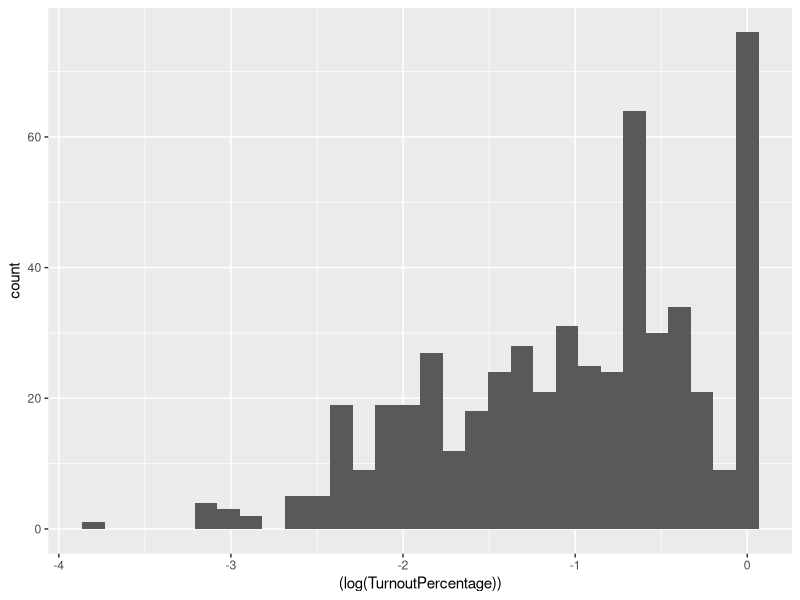
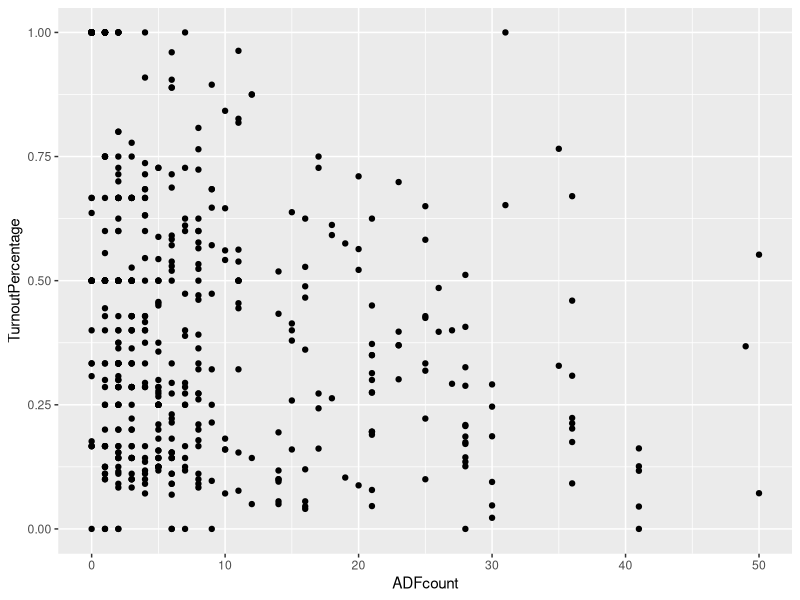
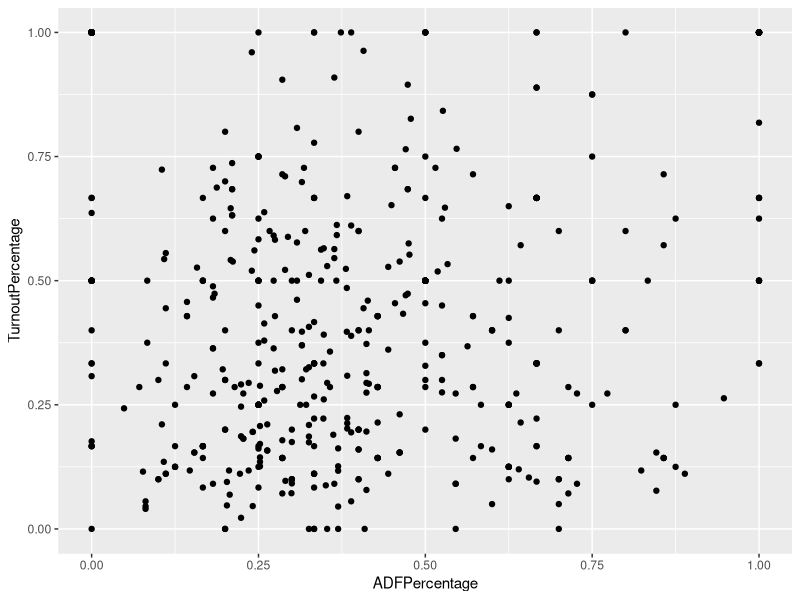
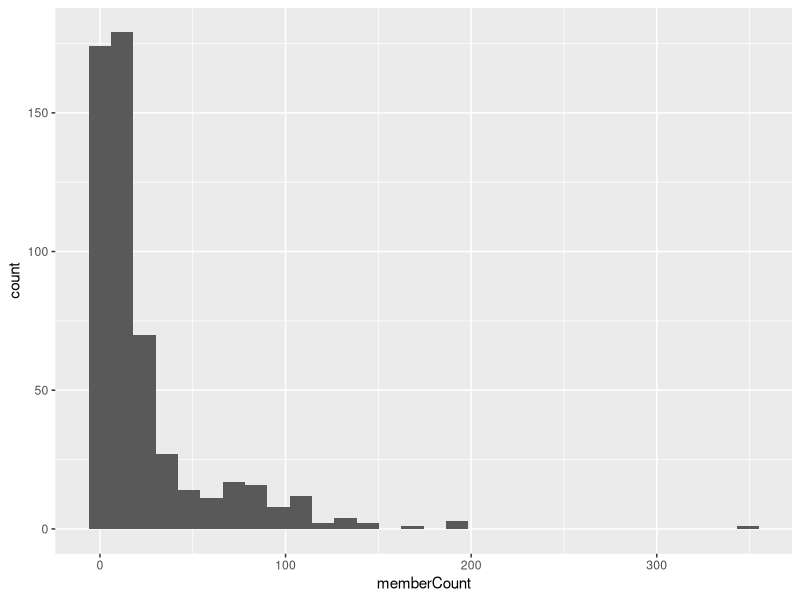
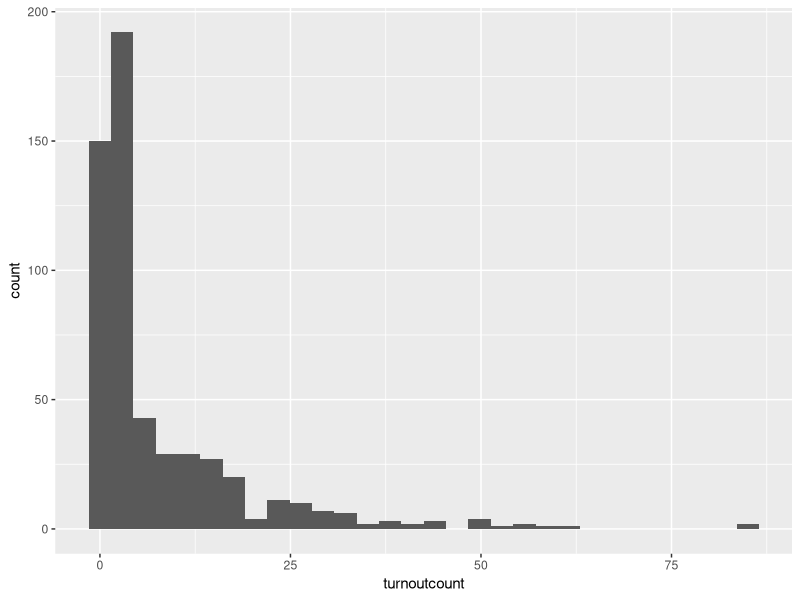
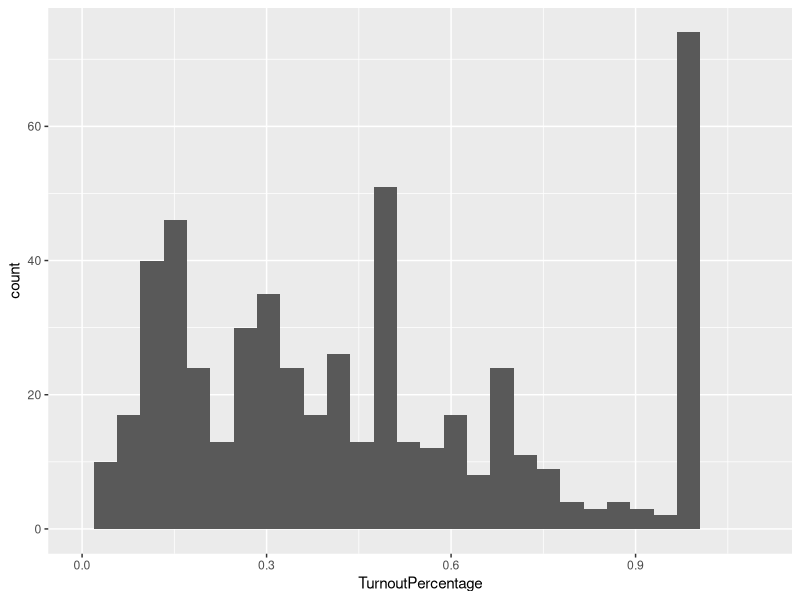
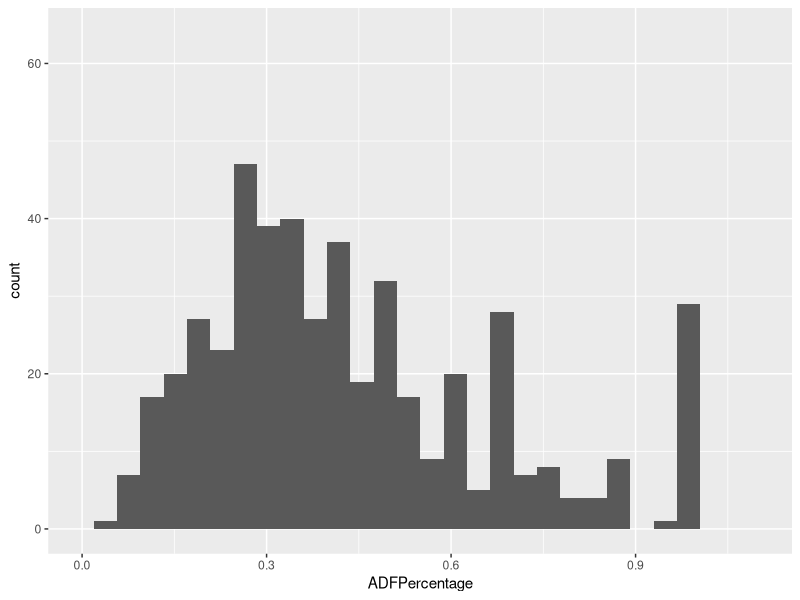
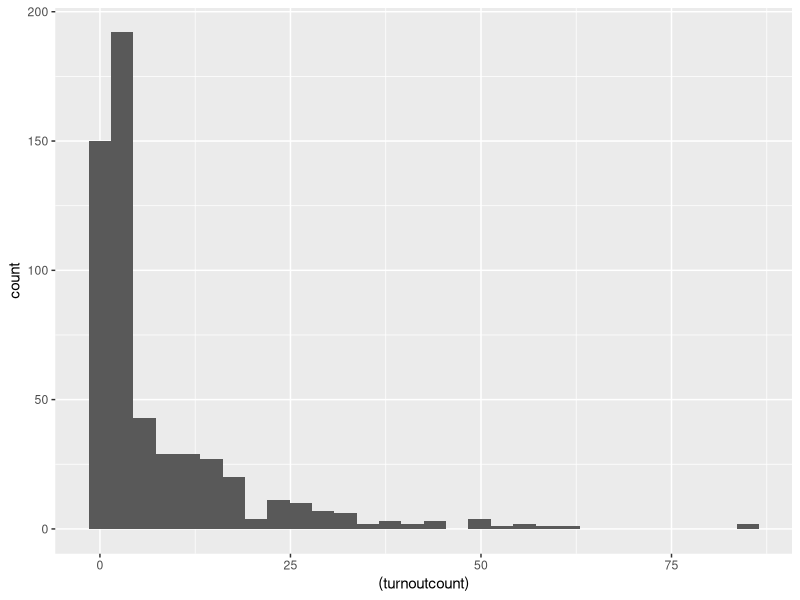

These figures' R source, in order: (Note: this script raises an error after producing the figures.)
## ---- chunk 1
library(tidyverse)
library(lubridate)
library(dplyr)
library(Hmisc)
## ---- chunk 2
# load data
WorksiteMeetings <- read.csv("WorksiteMeetings.csv") 
## ---- chunk 3
glimpse(WorksiteMeetings)
## ---- chunk 4
summary(WorksiteMeetings)
## ---- chunk 5
WorksiteMeetings$datecreated <- mdy(WorksiteMeetings$datecreated)
## ---- chunk 6
WorksiteMeetings$memberCount <- as.numeric(WorksiteMeetings$memberCount)
WorksiteMeetings$ADFcount <- as.numeric(WorksiteMeetings$ADFcount)
WorksiteMeetings$turnoutcount <- as.numeric(WorksiteMeetings$turnoutcount)
## ---- chunk 7
WorksiteMeetings$ADFcount <- WorksiteMeetings$ADFcount %>% replace(is.na(.), 0)

## ---- chunk 8
WorksiteMeetings$ADFPercentage <- (WorksiteMeetings$ADFcount / WorksiteMeetings$memberCount)
WorksiteMeetings$TurnoutPercentage <- (WorksiteMeetings$turnoutcount / WorksiteMeetings$memberCount)
## ---- chunk 9
WorksiteMeetings$TurnoutPercentage <-replace(WorksiteMeetings$TurnoutPercentage, WorksiteMeetings$TurnoutPercentage>1, 1) 

## ---- chunk 10
WorksiteMeetings <- WorksiteMeetings %>%  filter(divisionName !='NY Security')
## ---- chunk 11
t <- sort(table(WorksiteMeetings$v3accountid), decreasing = TRUE)
## ---- chunk 12
describe(t)
## ---- chunk 13
table(WorksiteMeetings$divisionName)
## ---- chunk 14
sort(table(WorksiteMeetings$v3fieldrepname),decreasing = TRUE)
## ---- chunk 15
table(WorksiteMeetings$v3fieldrepname,WorksiteMeetings$divisionName)
## ---- chunk 16
summary(WorksiteMeetings$memberCount)
## ---- chunk 17
summary(WorksiteMeetings$ADFPercentage)
## ---- chunk 18
ggplot(WorksiteMeetings, aes(x=(log(TurnoutPercentage)))) + geom_histogram()
## ---- chunk 19
ggplot(WorksiteMeetings, aes(x=ADFcount,y=TurnoutPercentage)) + geom_point()
## ---- chunk 20
ggplot(WorksiteMeetings, aes(x=ADFPercentage,y=TurnoutPercentage)) + geom_point()
## ---- chunk 21
ggplot(WorksiteMeetings, aes(x=memberCount)) + geom_histogram()
## ---- chunk 22
describe(WorksiteMeetings$turnoutcount)
## ---- chunk 23
ggplot(WorksiteMeetings, aes(x=turnoutcount)) + geom_histogram()
## ---- chunk 24
ggplot(WorksiteMeetings, aes(x=TurnoutPercentage)) + geom_histogram(bins=30) +xlim(0,1.1)
## ---- chunk 25
ggplot(WorksiteMeetings, aes(x=ADFPercentage)) + geom_histogram() +xlim(0,1.1)
## ---- chunk 26
ggplot(WorksiteMeetings, aes(x=(turnoutcount))) + geom_histogram()
## ---- chunk 27
summary(WorksiteMeetings$ADFcount)
## ---- chunk 28
ggplot(WorksiteMeetings, aes(x=ADFcount)) + geom_histogram()
## ---- chunk 29
ggplot(WorksiteMeetings, aes(x=ADFcount)) + geom_histogram()
## ---- chunk 30
ggplot(WorksiteMeetings, aes(x=datecreated)) + geom_histogram()
## ---- chunk 31


turnout_count <- lm(turnoutcount ~ divisionName + memberCount + ADFcount, data = WorksiteMeetings)


summary(turnout_count)
## ---- chunk 32
ggplot(data = turnout_count, aes(x = .fitted, y = .resid)) +
  geom_point() +
  geom_hline(yintercept = 0, linetype = "dashed") +
  xlab("Fitted values") +
  ylab("Residuals")
## ---- chunk 33
ggplot(data = turnout_count, aes(sample = .resid)) +
  stat_qq() +
  stat_qq_line()
## ---- chunk 34
TESTING <- na.omit(WorksiteMeetings)
TESTING
## ---- chunk 35


log_turnout_count2 <- glm(TurnoutPercentage ~ divisionName + memberCount + ADFcount, data = TESTING,family = "binomial"(link = "logit"), weights=turnoutcount)

summary(log_turnout_count2)


## ---- chunk 36
1-pchisq(1131.38-952.04, 529-525)
## ---- chunk 37
exp(coefficients(log_turnout_count2))
## ---- chunk 38

## ---- chunk 39
plot_linear_assumption_check(log_turnout_count2)
## ---- chunk 40
anova(log_turnout_count2)
## ---- chunk 41
exp(-0.0071310)
## ---- chunk 42
study$linear_resid <- resid(lm.out)
ggplot(study, aes(x = Hours, y = linear_resid)) +
    geom_point() +
    ggtitle('Residual Plot')
## ---- chunk 43
turnout <- lm(TurnoutPercentage ~ divisionName + memberCount + ADFPercentage, data = WorksiteMeetings)
summary(turnout)
## ---- chunk 44
turnout <- lm(TurnoutPercentage ~ divisionName + memberCount, data = WorksiteMeetings)
summary(turnout)
## ---- chunk 45
log_turnout <- glm(TurnoutPercentage ~ divisionName + memberCount + ADFPercentage, data = WorksiteMeetings,family = "binomial")
summary(log_turnout)
## ---- chunk 46
ggplot(data = turnout, aes(x = .fitted, y = .resid)) +
  geom_point() +
  geom_hline(yintercept = 0, linetype = "dashed") +
  xlab("Fitted values") +
  ylab("Residuals")
## ---- chunk 47
ggplot(data = log_turnout, aes(x = .fitted, y = .resid)) +
  geom_point() +
  geom_hline(yintercept = 0, linetype = "dashed") +
  xlab("Fitted values") +
  ylab("Residuals")
## ---- chunk 48
ggplot(data = turnout, aes(x = .fitted, y = .resid)) +
  geom_jitter() +
  geom_hline(yintercept = 0, linetype = "dashed") +
  xlab("Fitted values") +
  ylab("Residuals") +
  geom_smooth() +
  geom_smooth(method="lm", se = FALSE, color="green")
## ---- chunk 49
ggplot(data = turnout, aes(sample = .resid)) +
  stat_qq() +
  stat_qq_line()
## ---- chunk 50
ggplot(data = log_turnout, aes(sample = .resid)) +
  stat_qq() +
  stat_qq_line()
## ---- chunk 51

ggplot(WorksiteMeetings, aes(x=ADFcount, y=turnoutcount))  + geom_point()

## ---- chunk 52
ggplot(WorksiteMeetings, aes(x=ADFPercentage, y=TurnoutPercentage))  + geom_point()

## ---- chunk 53
ggplot(WorksiteMeetings, aes(x=turnoutcount, y=divisionName)) + geom_jitter()
## ---- chunk 54
ggplot(WorksiteMeetings, aes(x=TurnoutPercentage, y=divisionName))  + geom_violin() + geom_jitter()
